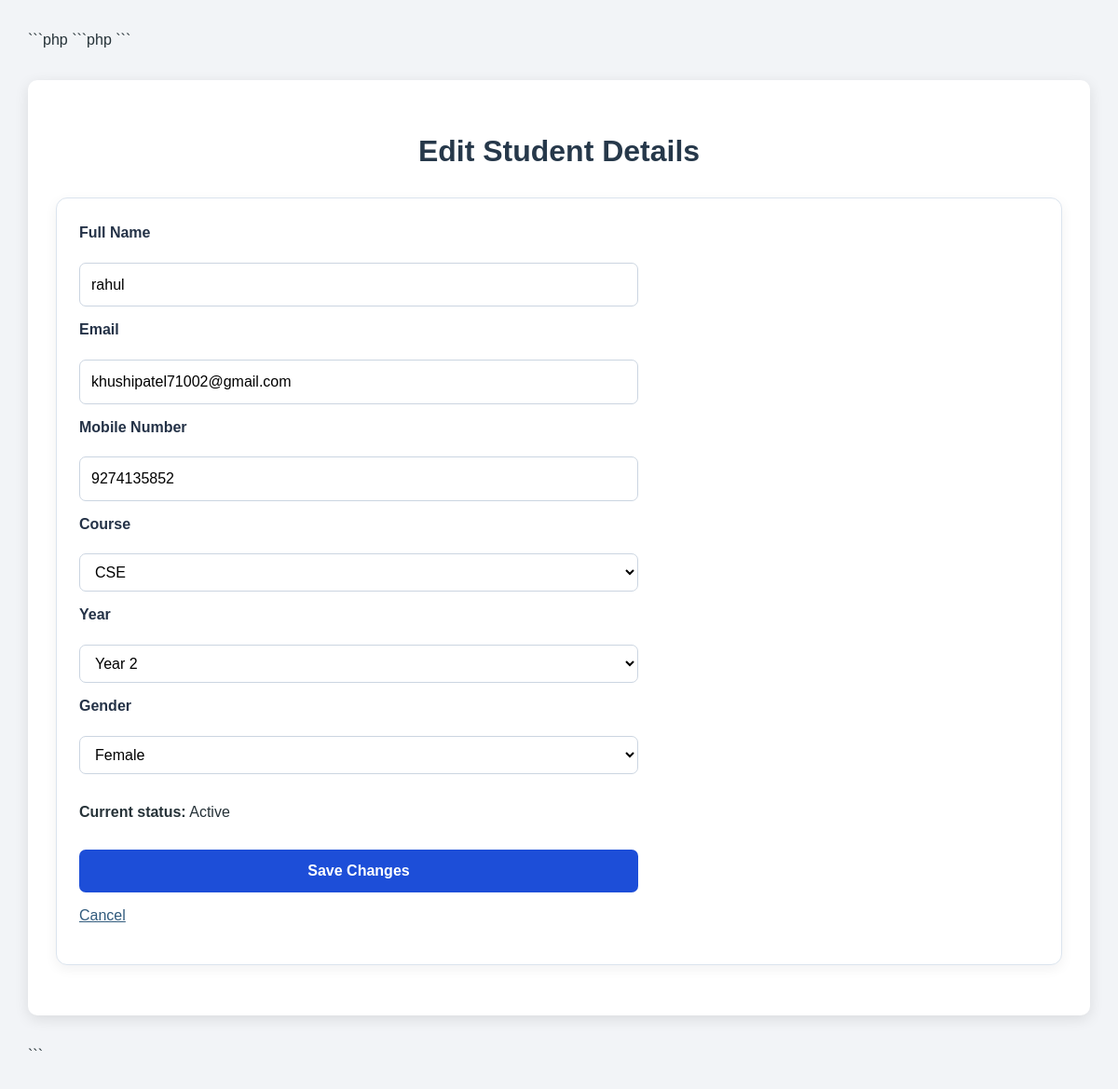
/edit_student.php?id=2 (signed in), run on the app's committed database.
### tables this page shows
CREATE TABLE `users` (
  `id` int(11) NOT NULL AUTO_INCREMENT,
  `name` varchar(100) NOT NULL,
  `email` varchar(150) NOT NULL,
  `mobile` varchar(10) NOT NULL,
  `password` varchar(255) NOT NULL,
  `course` varchar(10) NOT NULL,
  `year` tinyint(4) NOT NULL,
  `gender` varchar(10) NOT NULL,
  `terms_accepted` tinyint(1) NOT NULL DEFAULT 1,
  `role` enum('Admin','Student') NOT NULL DEFAULT 'Student',
  `created_at` timestamp NOT NULL DEFAULT current_timestamp(),
  `status` enum('active','inactive') NOT NULL DEFAULT 'active',
  PRIMARY KEY (`id`),
  UNIQUE KEY `email` (`email`)
);

### edit_student.php (the view, shortened to what this page needs)
<?php
require_once "db.php";
function e($value) {
    return htmlspecialchars((string)$value, ENT_QUOTES, "UTF-8");
}
$id = filter_input(INPUT_GET, "id", FILTER_VALIDATE_INT);
$stmt = $conn->prepare(
    "SELECT id, name, email, mobile, course, year, gender, status
     FROM users WHERE id = ? AND role = 'Student' LIMIT 1"
);
$stmt->bind_param("i", $id);
$stmt->execute();
$result = $stmt->get_result();
$student = $result->fetch_assoc();
?>
<!DOCTYPE html>
<html lang="en">
<head>
    <link rel="stylesheet" href="style.css">
</head>
<body>
<main class="container student-management">
    <h1>Edit Student Details</h1>
    <section class="management-card">
        <form method="post" action="edit_student.php" class="student-form">
            <label for="name">Full Name</label>
            <input id="name" name="name" type="text" minlength="3" required value="<?= e($student["name"]) ?>">
            <label for="email">Email</label>
            <input id="email" name="email" type="email" required value="<?= e($student["email"]) ?>">
            <label for="mobile">Mobile Number</label>
            <input id="mobile" name="mobile" type="text" pattern="[0-9]{10}" maxlength="10" required value="<?= e($student["mobile"]) ?>">
            <label for="course">Course</label>
            <select id="course" name="course" required>
                <?php foreach (["CSE", "IT", "CE", "ECE", "ME"] as $course): ?>
                    <option value="<?= e($course) ?>" <?= $student["course"] === $course ? "selected" : "" ?>>
                        <?= e($course) ?>
                    </option>
                <?php endforeach; ?>
            </select>
            <label for="year">Year</label>
            <select id="year" name="year" required>
                <?php for ($y = 1; $y <= 4; $y++): ?>
                    <option value="<?= $y ?>" <?= (int)$student["year"] === $y ? "selected" : "" ?>>
                        Year <?= $y ?>
                    </option>
                <?php endfor; ?>
            </select>
            <label for="gender">Gender</label>
            <select id="gender" name="gender" required>
                <?php foreach (["Male", "Female", "Other"] as $gender): ?>
                    <option value="<?= e($gender) ?>" <?= $student["gender"] === $gender ? "selected" : "" ?>>
                        <?= e($gender) ?>
                    </option>
                <?php endforeach; ?>
            </select>
            <p><strong>Current status:</strong> <?= e(ucfirst($student["status"])) ?></p>
            <button type="submit">Save Changes</button>
            <a href="manage_students.php">Cancel</a>
        </form>
    </section>
</main>
</body>
</html>

### style.css (style rules this page uses)
* { box-sizing: border-box; }
body { font-family: Arial, sans-serif; background: #f2f4f7; color: #263238; margin: 0; padding: 30px; line-height: 1.6; }
.container { max-width: 650px; margin: 30px auto; background: white; padding: 30px; border-radius: 10px; box-shadow: 0 4px 15px rgba(0, 0, 0, 0.1); }
h1 { text-align: center; color: #26384a; margin-bottom: 5px; }
label, legend { font-weight: bold; display: block; margin-bottom: 7px; }
input[type="text"], input[type="email"], input[type="tel"], input[type="password"], select { width: 100%; padding: 11px; border: 1px solid #bbb; border-radius: 5px; font-size: 15px; }
button { width: 100%; padding: 12px; border: none; border-radius: 5px; background: #315b7d; color: white; font-size: 16px; cursor: pointer; transition: background 0.2s; }
a { color: #315b7d; }
.container p { overflow-wrap: anywhere; }
.student-management { max-width: 1200px; margin: 30px auto; }
.management-card { background: #ffffff; padding: 24px; margin: 24px 0; border: 1px solid #dbe4ee; border-radius: 12px; box-shadow: 0 4px 14px rgba(15, 23, 42, 0.06); }
.student-form, .filter-form { display: flex; flex-wrap: wrap; gap: 12px; align-items: center; }
.student-form { flex-direction: column; align-items: stretch; max-width: 600px; }
.student-form label, .filter-form label { font-weight: 600; color: #243247; }
.student-form input, .student-form select, .filter-form input, .filter-form select { padding: 10px 12px; border: 1px solid #cbd5e1; border-radius: 7px; font: inherit; background: #fff; max-width: 100%; }
.student-form button, .filter-form button, .danger-button { padding: 10px 16px; border: none; border-radius: 7px; cursor: pointer; font: inherit; font-weight: 600; }
.student-form button, .filter-form button { background: #1d4ed8; color: #fff; }

### data on the page
users: name "rahul", email "khushipatel71002@gmail.com", mobile "9274135852", year "Year 2", status "Active"

### other printed values
form field course "CSE"
form field gender "Female"
